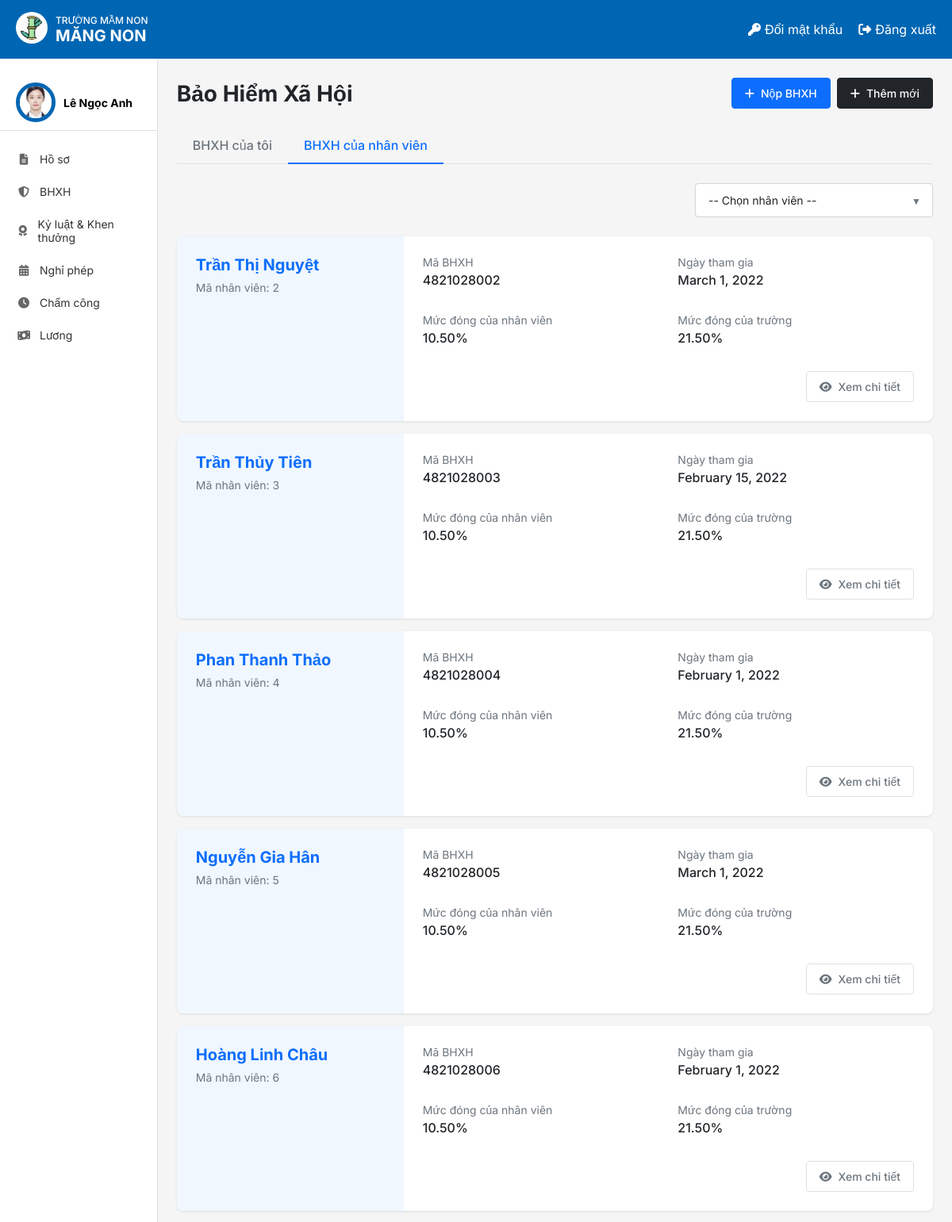
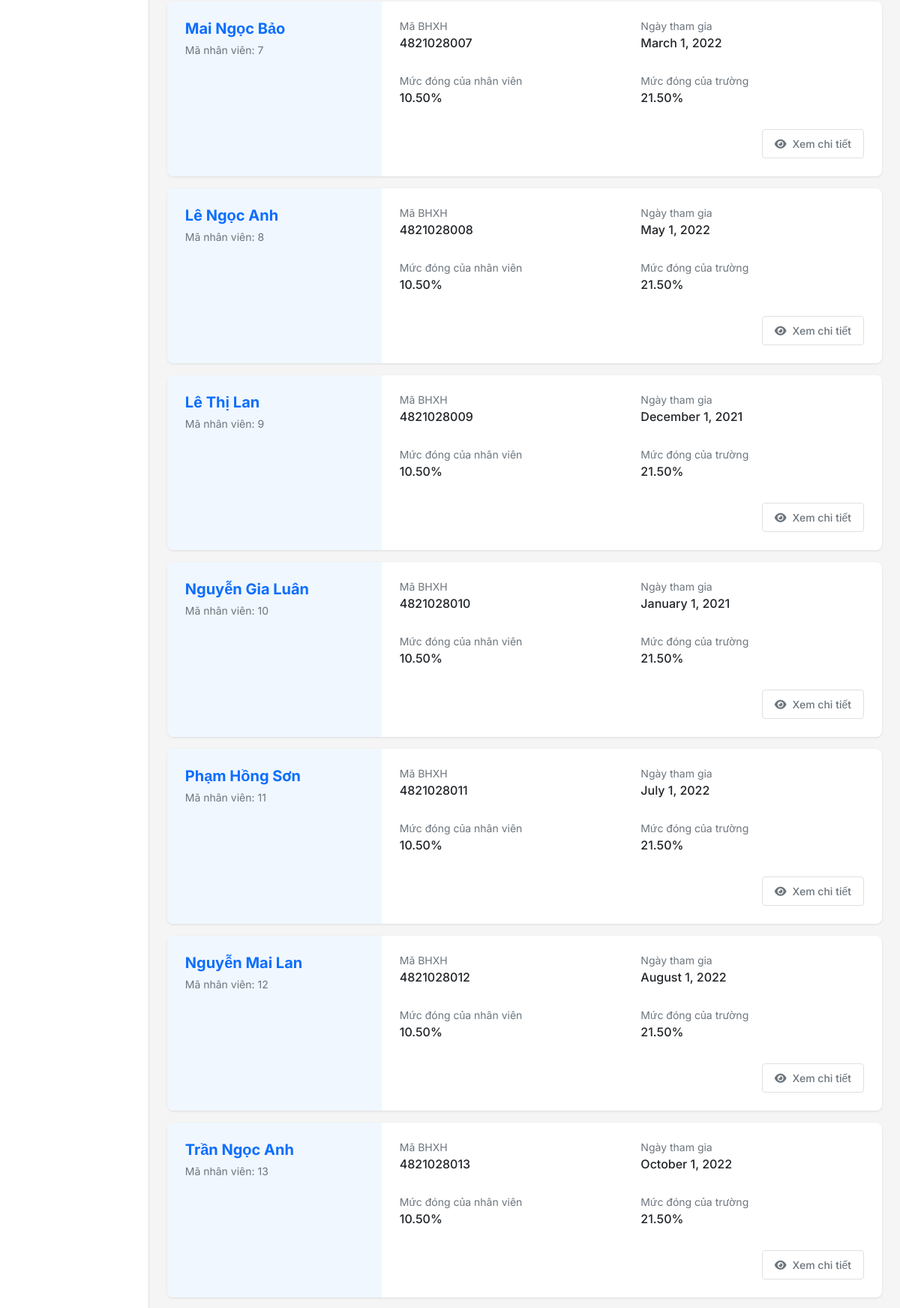
The app's page /bhxh/ (signed in, upper part) with its own data (2 pictures, top to bottom).
### HOME/models.py (models this page shows, shortened)
class NhanVien(models.Model):
 user = models.OneToOneField(User, on_delete=models.CASCADE, unique=True, null=False, related_name='nhanvien_home')
 ten_nv = models.CharField(max_length=100)
 anh_ca_nhan = models.ImageField(upload_to='nhanvien/', null=True, blank=True)
 gioi_tinh = models.CharField(max_length=10, choices=[('2', 'Nam'), ('1', 'Nữ')],default='1')
 ngay_sinh = models.DateField(null=True)
 vi_tri_cong_viec = models.CharField(max_length=100, blank=True, null=True)
 to_phong_ban = models.CharField(max_length=50, choices=TO_PHONG_BAN_CHOICES)
 trinh_do_hoc_van = models.CharField(max_length=50, choices=TRINH_DO_HOC_VAN_CHOICES)
 chuyen_nganh = models.CharField(max_length=100, null=True)
 noi_dao_tao = models.CharField(max_length=100)
 nam_tn = models.IntegerField(null=True)
 ngay_cap = models.DateField(null=True)
 noi_cap = models.CharField(max_length=100)
 dia_chi_tam_tru = models.TextField(null=True)
 chuc_vu = models.CharField(max_length=150, null=True)
 so_dien_thoai = models.CharField(
     max_length=10,
     unique=True)
 email = models.EmailField(unique=True, max_length=50, null=True)
 so_cccd = models.CharField(
     max_length=12,
     unique=True
 )
 phu_caps = models.ManyToManyField(PhuCap, through='PhuCapNhanVien',blank=True)
 class Meta:
     db_table = 'HOME_nhanvien'

class BHXH(models.Model):
   nhan_vien = models.ForeignKey(NhanVien, on_delete=models.CASCADE)
   ma_BHXH  = models.CharField(null=True,max_length=10,unique=True,
   validators=[RegexValidator(regex=r'^\d{10}$', message='Mã BHXH phải có đúng 10 chữ số')])
   nhan_vien_dong = models.DecimalField(max_digits=5, decimal_places=2, default=10.5)
   truong_dong = models.DecimalField(max_digits=5, decimal_places=2, default=21.5)
   thoi_gian_bat_dau = models.DateField(null=True)

### BHXH/views.py (the view)
# urls.py: path('bhxh/',bhxh,name='bhxh_list'),
@login_required
@permission_required('HOME.view_bhxh')
def bhxh(request):
    nhanvien = get_object_or_404(NhanVien, user=request.user)
    bhxh_list = BHXH.objects.all().order_by('nhan_vien__id')
    nv_id = request.GET.get('nv_id')
    if nv_id:
        bhxh_list = bhxh_list.filter(nhan_vien__id=nv_id)
    ds_nhanvien = NhanVien.objects.filter(id__in=bhxh_list.values_list('nhan_vien__id', flat=True))
    form = DongBHXHForm()
    return render(request, 'BHXH/BHXH.html', {
        'bhxh_list': bhxh_list,
        'nhan_vien': nhanvien,
        'ds_nhanvien': ds_nhanvien,  #  Chỉ những nhân viên có BHXH
        'form': form,
        'selected_nv_id': nv_id if nv_id else '',
    })

### BHXH/forms.py
class DongBHXHForm(forms.Form):
    ngay_bat_dau = forms.DateField(
        required=True,
        label="Ngày bắt đầu",
        widget=forms.DateInput(attrs={
            'type': 'date',
            'class': 'form-control'
        })
    )
    ngay_ket_thuc = forms.DateField(
        required=True,
        label="Ngày kết thúc",
        widget=forms.DateInput(attrs={
            'type': 'date',
            'class': 'form-control'
        })
    )

### templates/BHXH/BHXH.html (shortened to what this page needs)
{% extends 'home.html' %}
{% load static %}
{% block page_background %}
<link rel="stylesheet" href="{% static 'css/BHXH.css' %}">
<div class="bhxh-container">
    <div class="bhxh-header">
        <h2 class="bhxh-title">Bảo Hiểm Xã Hội</h2>
        {% if nhan_vien.vi_tri_cong_viec == 'Kế toán' %}
        <div class="bhxh-actions">
            <button id="showFormBtn" class="bhxh-btn bhxh-btn-primary">
                <i class="fas fa-plus"></i> Nộp BHXH
            </button>
            <a href="{% url 'add_bhxh' %}" class="bhxh-btn bhxh-btn-dark">
                <i class="fas fa-plus"></i> Thêm mới
            </a>
        </div>
        {% endif %}
    </div>
    {% url 'bhxh_list' as url_all %}
    {% url 'bhxh_me' as url_me %}
    <ul class="bhxh-nav-tabs">
        <li class="bhxh-nav-item">
            <a class="bhxh-nav-link {% if request.path == url_me %}active{% endif %}" href="{{ url_me }}">BHXH của tôi</a>
        </li>
        <li class="bhxh-nav-item">
            <a class="bhxh-nav-link {% if request.path == url_all %}active{% endif %}" href="{{ url_all }}">BHXH của nhân viên</a>
        </li>
    </ul>
    <form method="get" class="bhxh-filter-form">
        <div class="bhxh-filter-row">
            <div class="bhxh-custom-select">
                <select name="nv_id" class="bhxh-form-select" onchange="this.form.submit()">
                    <option value="" {% if not selected_nv_id %}selected{% endif %}>-- Chọn nhân viên --</option>
                </select>
            </div>
        </div>
    </form>
    <div class="bhxh-list">
        {% for bh in bhxh_list %}
        <div class="bhxh-card">
            <div class="bhxh-card-body">
                <div class="bhxh-card-row">
                    <div class="bhxh-employee-info">
                       <h5 class="bhxh-employee-name">
                            <a href="{% url 'edit_bhxh' ma_nv=bh.nhan_vien.id %}" class="bhxh-link">
                                {{ bh.nhan_vien.ten_nv }}
                            </a>
                       </h5>
                        <p class="bhxh-text-muted">Mã nhân viên: {{ bh.nhan_vien.id }}</p>
                    </div>
                    <div class="bhxh-details">
                        <div class="bhxh-details-grid">
                            <div class="bhxh-detail-item">
                                <p class="bhxh-info-label">Mã BHXH</p>
                                <p class="bhxh-info-value">{{ bh.ma_BHXH }}</p>
                            </div>
                            <div class="bhxh-detail-item">
                                <p class="bhxh-info-label">Ngày tham gia</p>
                                <p class="bhxh-info-value">{{ bh.thoi_gian_bat_dau|date:"F j, Y" }}</p>
                            </div>
                            <div class="bhxh-detail-item">
                                <p class="bhxh-info-label">Mức đóng của nhân viên</p>
                                <p class="bhxh-info-value  ">{{ bh.nhan_vien_dong }}%</p>
                            </div>
                            <div class="bhxh-detail-item">
                                <p class="bhxh-info-label">Mức đóng của trường</p>
                                <p class="bhxh-info-value  ">{{ bh.truong_dong }}%</p>
                            </div>
                        </div>
                        <div class="bhxh-actions-bottom">
                           <a href="{% url 'info_bhxh' ma_nv=bh.nhan_vien.id %}" class="bhxh-btn bhxh-btn-outline-secondary">
                               <i class="fas fa-eye"></i> Xem chi tiết
                           </a>
                        </div>
                    </div>
                </div>
            </div>
        </div>
        {% empty %}
        <p class="bhxh-empty-message">Không có dữ liệu BHXH.</p>
        {% endfor %}
    </div>
</div>
{% endblock %}

### templates/home.html (shortened to what this page needs)
<!DOCTYPE html>
{% load static %}
<html lang="vi">
<head>
    <link rel="stylesheet" href="{% static 'css/style.css' %}">
    <link rel="stylesheet" href="https://cdnjs.cloudflare.com/ajax/libs/font-awesome/6.4.0/css/all.min.css">
</head>
<body>
    <div class="container">
        <header class="header">
            <div class="logo-container">
                <a href="{% url 'home' %}">
                    <img src="{% static 'images/logo.jpg' %}" alt="Logo" class="logo-img">
                </a>
                <div class="logo-text">
                    <div class="school-type">TRƯỜNG MẦM NON</div>
                    <div class="school-name"><b>MĂNG NON</b></div>
                </div>
            </div>
            <div class="header-actions">
                <a href="{% url 'change_password' %}" class="header-link">
                    <i class="fas fa-key"></i> Đổi mật khẩu
                </a>
                <a href="{% url 'logout' %}" class="header-link">
                    <i class="fas fa-sign-out-alt"></i> Đăng xuất
                </a>
            </div>
        </header>
        <div class="content">
            <aside class="sidebar">
                <div class="user-profile">
                    <div class="avatar_home">
                        <img src="{{ nhan_vien.anh_ca_nhan.url }}" alt="User Avatar">
                    </div>
                    <div class="user-info">
                        {% if request.user.is_authenticated %}
                            <div class="user-name">{{ nhan_vien.ten_nv }}</div>
                        {% endif %}
                    </div>
                </div>
                <nav class="sidebar-nav">
                    <a href="{% url 'Redirect_hoso_view' %}" class="nav-item"><i class="fas fa-file-alt"></i> Hồ sơ</a>
                    <a href="{% url 'redirectBHXH' %}" class="nav-item"><i class="fas fa-shield-alt"></i> BHXH</a>
                    <a href="{% url 'ky_luat_khen_thuong' %}" class="nav-item"><i class="fas fa-award"></i> Kỷ luật & Khen thưởng</a>
                    <a href="{% url 'DanhSachNP_redirect' %}" class="nav-item"><i class="fas fa-calendar-alt"></i> Nghỉ phép</a>
                    <a href="{% url 'cham_cong' %}" class="nav-item"><i class="fas fa-clock"></i> Chấm công</a>
                    <a href="{% url 'chuyen_huong_luong' %}" class="nav-item"><i class="fas fa-money-bill-wave"></i> Lương</a>
                </nav>
            </aside>
            {% block page_background %}{% endblock %}
        </div>
    </div>
</body>
</html>

### static/css/style.css (style rules this page uses)
* { margin: 0; padding: 0; box-sizing: border-box; font-family: 'Inter', sans-serif; }
body { background-color: #f5f5f5; }
.container { display: flex; flex-direction: column; min-height: 100vh; }
.header { background-color: #0066b3; color: white; padding: 15px 20px; display: flex; justify-content: space-between; align-items: center; }
.logo-container { display: flex; align-items: center; }
.logo-img { width: 40px; height: 40px; margin-right: 10px; background-color: white; border-radius: 50%; padding: 5px; }
.logo-text { display: flex; flex-direction: column; }
.school-type { font-size: 12px; font-weight: 500; }
.school-name { font-size: 20px; font-weight: bold; }
.header-actions { display: flex; gap: 20px; }
.header-link { color: white; text-decoration: none; display: flex; align-items: center; gap: 5px; }
.content { display: flex; flex: 1; }
.sidebar { width: 240px; background-color: white; border-right: 1px solid #e0e0e0; padding: 20px 0; }
.user-profile { display: flex; align-items: center; padding: 10px 20px; border-bottom: 1px solid #e0e0e0; margin-bottom: 15px; }
.avatar_home { width: 50px; height: 50px; border-radius: 50%; overflow: hidden; margin-right: 10px; border: 5px solid #0066b3; }
.avatar_home img { width: 100%; height: 100%; object-fit: cover; }
.user-info { display: flex; flex-direction: column; }
.user-name { font-weight: bold; font-size: 14px; }
.sidebar-nav { display: flex; flex-direction: column; }
.nav-item { padding: 12px 20px; color: #333; text-decoration: none; display: flex; align-items: center; gap: 10px; font-size: 14px; transition: background-color 0.2s; }
.nav-item i { width: 20px; text-align: center; color: #666; }

### records on screen
NhanVien: anh_ca_nhan (picture), ten_nv "Lê Ngọc Anh"
BHXH: nhan_vien.ten_nv "Trần Thị Nguyệt", nhan_vien.id "2", ma_BHXH "4821028002", thoi_gian_bat_dau "March 1, 2022", nhan_vien_dong "10.50", truong_dong "21.50"
BHXH: nhan_vien.ten_nv "Trần Thủy Tiên", nhan_vien.id "3", ma_BHXH "4821028003", thoi_gian_bat_dau "February 15, 2022", nhan_vien_dong "10.50", truong_dong "21.50"
BHXH: nhan_vien.ten_nv "Phan Thanh Thảo", nhan_vien.id "4", ma_BHXH "4821028004", thoi_gian_bat_dau "February 1, 2022", nhan_vien_dong "10.50", truong_dong "21.50"
BHXH: nhan_vien.ten_nv "Nguyễn Gia Hân", nhan_vien.id "5", ma_BHXH "4821028005", thoi_gian_bat_dau "March 1, 2022", nhan_vien_dong "10.50", truong_dong "21.50"
BHXH: nhan_vien.ten_nv "Hoàng Linh Châu", nhan_vien.id "6", ma_BHXH "4821028006", thoi_gian_bat_dau "February 1, 2022", nhan_vien_dong "10.50", truong_dong "21.50"
BHXH: nhan_vien.ten_nv "Mai Ngọc Bảo", nhan_vien.id "7", ma_BHXH "4821028007", thoi_gian_bat_dau "March 1, 2022", nhan_vien_dong "10.50", truong_dong "21.50"
BHXH: nhan_vien.ten_nv "Lê Ngọc Anh", nhan_vien.id "8", ma_BHXH "4821028008", thoi_gian_bat_dau "May 1, 2022", nhan_vien_dong "10.50", truong_dong "21.50"
BHXH: nhan_vien.ten_nv "Lê Thị Lan", nhan_vien.id "9", ma_BHXH "4821028009", thoi_gian_bat_dau "December 1, 2021", nhan_vien_dong "10.50", truong_dong "21.50"
BHXH: nhan_vien.ten_nv "Nguyễn Gia Luân", nhan_vien.id "10", ma_BHXH "4821028010", thoi_gian_bat_dau "January 1, 2021", nhan_vien_dong "10.50", truong_dong "21.50"
BHXH: nhan_vien.ten_nv "Phạm Hồng Sơn", nhan_vien.id "11", ma_BHXH "4821028011", thoi_gian_bat_dau "July 1, 2022", nhan_vien_dong "10.50", truong_dong "21.50"
BHXH: nhan_vien.ten_nv "Nguyễn Mai Lan", nhan_vien.id "12", ma_BHXH "4821028012", thoi_gian_bat_dau "August 1, 2022", nhan_vien_dong "10.50", truong_dong "21.50"
BHXH: nhan_vien.ten_nv "Trần Ngọc Anh", nhan_vien.id "13", ma_BHXH "4821028013", thoi_gian_bat_dau "October 1, 2022", nhan_vien_dong "10.50", truong_dong "21.50"
